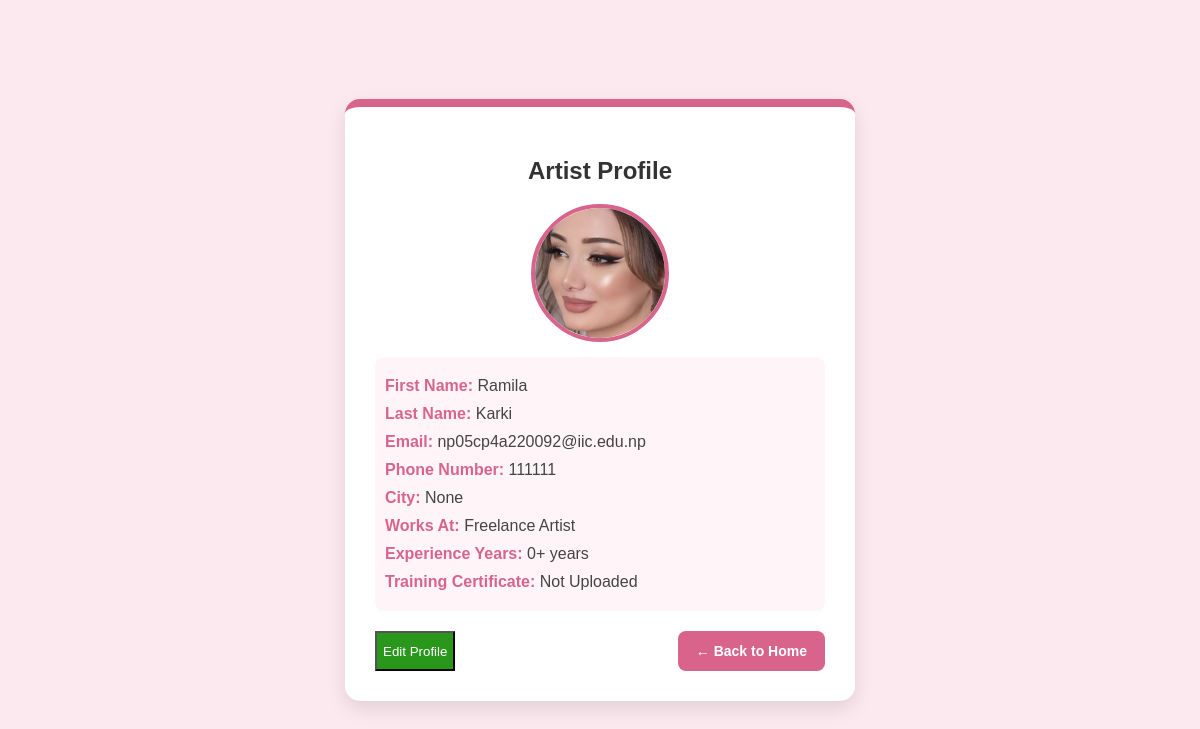
Page /artist/profile/ (signed in) on the committed database.
### accounts/models.py (models this page shows, shortened)
class User(AbstractUser):
    username = None  # ✅ Remove username field completely
    email = models.EmailField(unique=True)  # Email as the unique identifier
    phone = models.CharField(max_length=15, unique=True)
    password = models.CharField(max_length=100)
    profile_image = models.ImageField(upload_to="profile_images/", null=True, blank=True)
    is_verified = models.BooleanField(default=False)
    is_artist = models.BooleanField(default=False)
    otp = models.CharField(max_length=6, blank=True, null=True)  # ✅ Stores OTP
    city = models.CharField(max_length=100, null=True, blank=True)
    works_at = models.CharField(max_length=255, null=True, blank=True)
    experience_years = models.IntegerField(default=0, null=True, blank=True)
    training_certificate = models.FileField(upload_to="certificates/", null=True, blank=True)
    is_available = models.BooleanField(default=True)
    USERNAME_FIELD = "email"  # ✅ Login using email instead of username
    REQUIRED_FIELDS = []  # ✅ Don't require username
    objects = CustomUserManager()  # ✅ Use custom manager

### accounts/views.py (the view, shortened to what this page needs)
# urls.py: path('artist/profile/', artist_profile, name='artist_profile'),
@login_required(login_url='artist_login')
def artist_profile(request):
    return render(request, 'accounts/artist_profile.html')

### accounts/templates/accounts/artist_profile.html (shortened to what this page needs)
{% load static %}
<!DOCTYPE html>
<html lang="en">
<head>
</head>
<body>
    <div class="container">
        <h2>Artist Profile</h2>
        <div class="profile-image">
            {% if user.profile_image %}
                <img src="{{ user.profile_image.url }}" alt="Profile Image">
            {% else %}
                <img src="{% static 'images/default_profile.png' %}" alt="Default Profile Image">
            {% endif %}
        </div>
        <div id="profile-view" class="profile-details">
            <p><strong>First Name:</strong> {{ user.first_name }}</p>
            <p><strong>Last Name:</strong> {{ user.last_name }}</p>
            <p><strong>Email:</strong> {{ user.email }}</p>
            <p><strong>Phone Number:</strong> {{ user.phone }}</p>
            <p><strong>City:</strong> {{ user.city }}</p>
            <p><strong>Works At:</strong> {{ user.works_at|default:"Freelance Artist" }}</p>
            <p><strong>Experience Years:</strong> {{ user.experience_years }}+ years</p>
            <p><strong>Training Certificate:</strong>
                {% if user.training_certificate %}
                    <a href="{{ user.training_certificate.url }}" target="_blank">View Certificate</a>
                {% else %}
                    Not Uploaded
                {% endif %}
            </p>
        </div>
        <div class="buttons">
            <button class="edit-btn" onclick="toggleEdit()">Edit Profile</button>
            <a href="{% url 'artist_dashboard' %}" class="btn back-btn">← Back to Home</a>
        </div>
    </div>
</body>
</html>

### accounts/templates/accounts/artist_profile.html (style rules this page uses)
body { font-family: 'Poppins', sans-serif; background-color: #fce8ef; color: #333; margin: 0; padding: 0; display: flex; justify-content: center; align-items: center; height: 100vh; }
.container { background: white; padding: 30px; border-radius: 15px; box-shadow: 0 8px 20px rgba(0, 0, 0, 0.1); width: 450px; text-align: center; border-top: 8px solid #D8648C; }
.profile-image { display: flex; justify-content: center; align-items: center; margin-bottom: 15px; }
.profile-image img { width: 130px; height: 130px; border-radius: 50%; border: 4px solid #D8648C; object-fit: cover; transition: transform 0.3s ease-in-out; }
.profile-details { text-align: left; margin-top: 10px; padding: 10px; background: #fff5f9; border-radius: 8px; }
.profile-details p { font-size: 16px; margin: 10px 0; color: #444; font-weight: 500; }
.profile-details strong { color: #D8648C; }
.buttons { margin-top: 20px; display: flex; justify-content: space-between; }
.btn { padding: 12px 18px; border-radius: 8px; text-decoration: none; font-weight: bold; border: none; cursor: pointer; transition: all 0.3s ease-in-out; font-size: 14px; }
.back-btn { background-color: #D8648C; color: white; }
.edit-btn { background-color: #28971c; color: white; }

### rows in the picture
User: profile_image (picture), first_name "Ramila", last_name "Karki", email "np05cp4a220092@iic.edu.np", phone "111111", city "None", works_at "Freelance Artist", experience_years "0"
